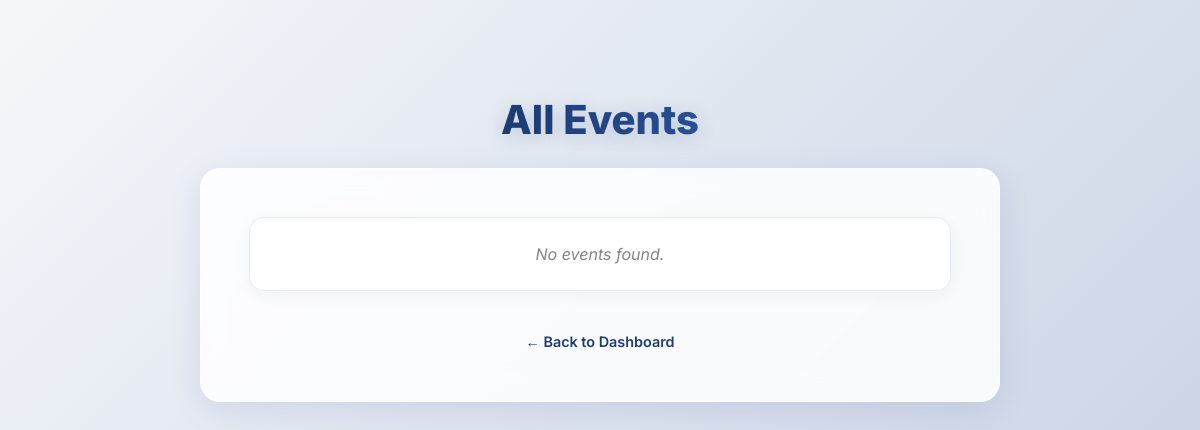
/events/, run on an earlier commit of the app's database.
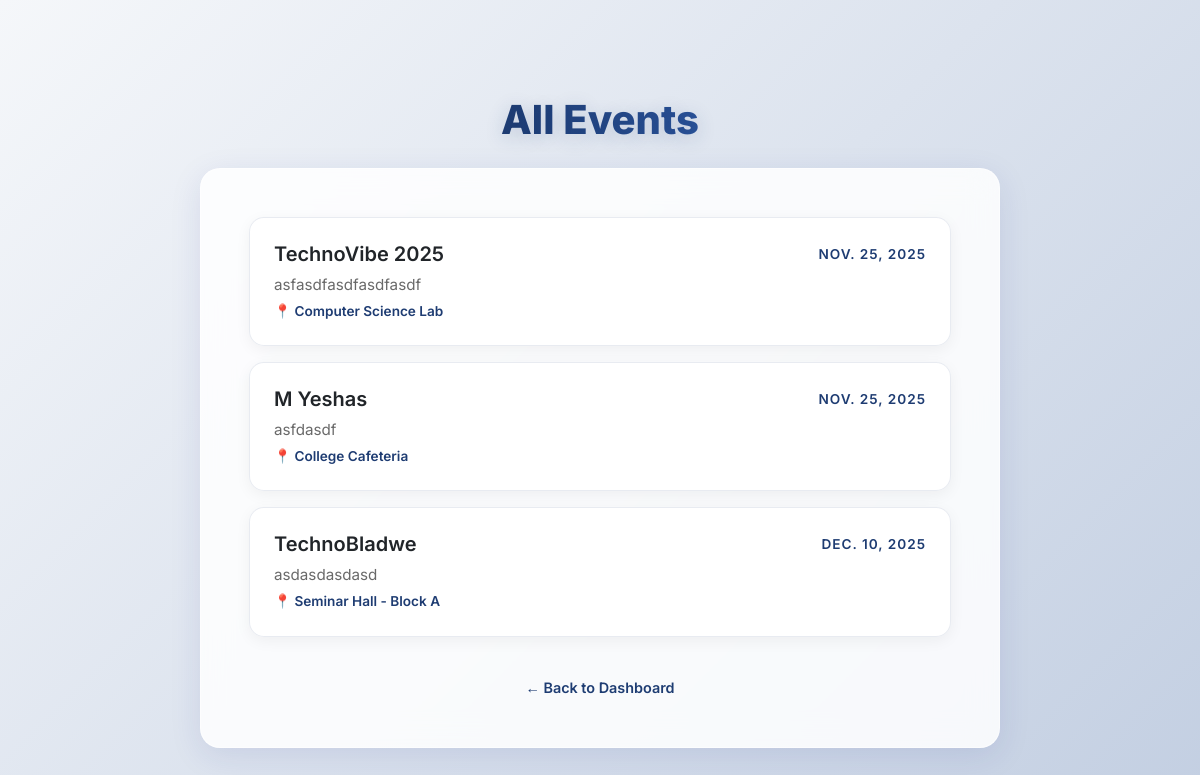
And on a later commit of the database.
### events/models.py (models this page shows, shortened)
class Event(models.Model):
    name = models.CharField(max_length=100)
    date = models.DateField()
    location = models.CharField(max_length=100)
    description = models.TextField()
    image_url = models.URLField(blank=True, null=True, help_text="Paste an image URL here for the event card background")

### events/views.py (the view)
# urls.py: path('events/', views.event_list, name='event_list'),
def event_list(request):
    events = Event.objects.all()
    return render(request, 'events/event_list.html', {'events': events})

### events/templates/events/event_list.html (shortened to what this page needs)
<!DOCTYPE html>
<html lang="en">
<head>
  <link href="https://cdn.jsdelivr.net/npm/bootstrap@5.3.0/dist/css/bootstrap.min.css" rel="stylesheet">
</head>
<body>
  <div class="container d-flex flex-column align-items-center my-5">
    <h1 class="page-title">All Events</h1>
    <div class="glass-container">
      <div class="events-list">
        {% for event in events %}
          <div class="event-card">
            <div class="d-flex justify-content-between align-items-center mb-2">
              <h5 class="mb-0 text-dark" style="font-weight: 600;">{{ event.name }}</h5>
              <span class="event-date">{{ event.date }}</span>
            </div>
            <p class="mb-1" style="opacity: 0.8; font-size: 0.95rem; color: #444;">{{ event.description }}</p>
            {% if event.location %}
            <p class="mb-0" style="font-size: 0.85rem; font-weight: 600; color: #1e3c72;">📍 {{ event.location }}</p>
            {% endif %}
          </div>
        {% empty %}
          <div class="event-card text-center py-4">
            <p class="empty-state mb-0">No events found.</p>
          </div>
        {% endfor %}
      </div>
      <a href="{% url 'home' %}" class="back-link">← Back to Dashboard</a>
    </div>
  </div>
</body>
</html>

What changed in the data, as far as the page shows it:
added Event: name "TechnoVibe 2025", date "NOV. 25, 2025", description "asfasdfasdfasdfasdf", location "Computer Science Lab"
added Event: name "M Yeshas", date "NOV. 25, 2025", description "asfdasdf", location "College Cafeteria"
added Event: name "TechnoBladwe", date "DEC. 10, 2025", description "asdasdasdasd", location "Seminar Hall - Block A"
Also different on the page:
text no longer shown: "No events found."
